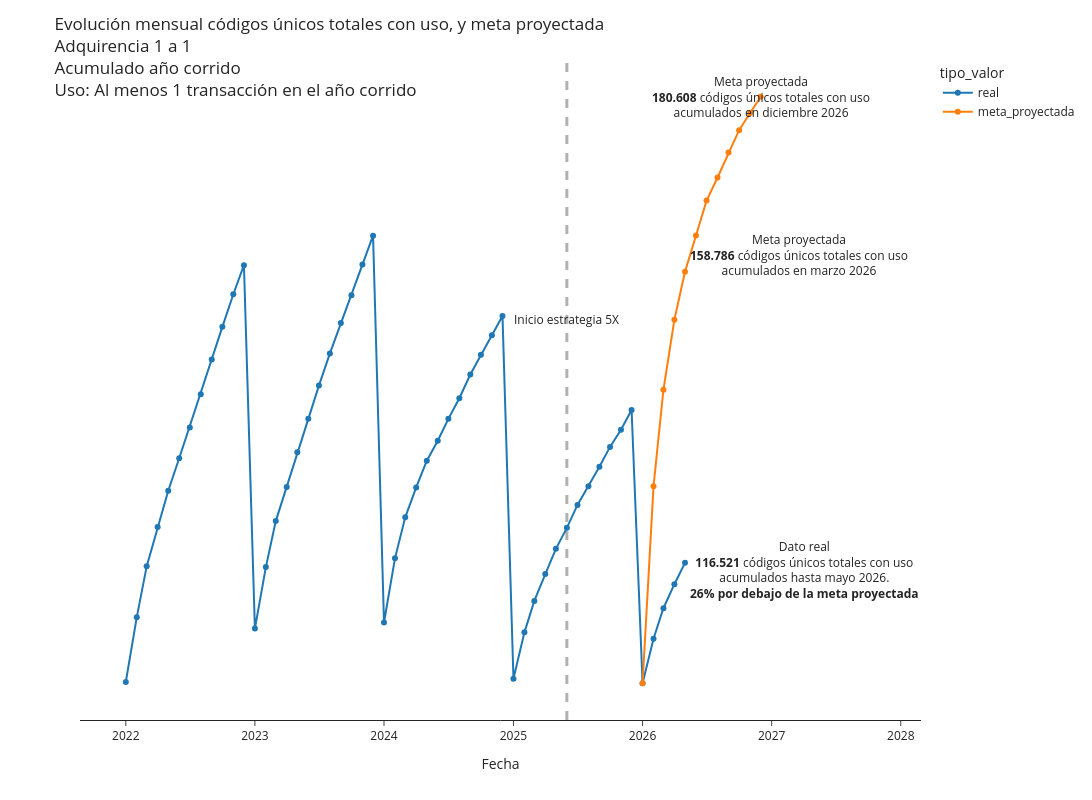

Write notebook code for a chart like this one.
### Code cell
fig = px.line(df_plot, x="fecha", y="valor", color='tipo_valor',markers=True, template='simple_white', width=1600, height=800)
fig.add_vline(x='2025-06-01', line_width=3, line_dash="dash")
fig.update_layout(
    title={
        'text': 'Evolución mensual códigos únicos totales con uso, y meta proyectada<br>Adquirencia 1 a 1<br>Acumulado año corrido<br>Uso: Al menos 1 transacción en el año corrido',
        'xanchor': 'left',
        'yanchor': 'top'},
    xaxis=dict(
            title=dict(
                text="Fecha"
            )),
    yaxis=dict(
            title=dict(
                text="Número de códigos únicos totales con uso<br>acumulados año corrido<br>adquirencia 1 a 1"
            ))
)
fig.update_yaxes(visible=False)
fig.add_annotation(x='2025-06-01', y=150000,
            text="Inicio estrategia 5X",
            showarrow=False,
            arrowhead=1)

fig.add_annotation(x='2026-12-01', y=180608,
            text="Meta proyectada<br><b>180.608</b> códigos únicos totales con uso<br>acumulados en diciembre 2026",
            showarrow=False,
            xanchor='auto')
fig.add_annotation(x='2026-05-01', y=158786,
            text="Meta proyectada<br><b>158.786</b> códigos únicos totales con uso<br>acumulados en marzo 2026",
            showarrow=False,
            xanchor='left',
            xshift=3)
fig.add_annotation(x='2026-05-01', y=115521,
            text="Dato real<br><b>116.521</b> códigos únicos totales con uso<br>acumulados hasta mayo 2026.<br><b>26% por debajo de la meta proyectada</b>",
            showarrow=False,
            xanchor='left',
            xshift=3)

fig.show()

### Figure 1 — Plotly figure (JSON) as saved in the notebook; plotly's stock layout.template omitted (floating-point values rounded to 4 significant figures)
{"data": [{"hovertemplate": "tipo_valor=real<br>fecha=%{x}<br>valor=%{y}<extra></extra>", "legendgroup": "real", "line": {"color": "#1F77B4", "dash": "solid"}, "marker": {"symbol": "circle"}, "mode": "lines+markers", "name": "real", "orientation": "v", "showlegend": true, "type": "scatter", "x": ["2026-05-01T00:00:00", "2026-04-01T00:00:00", "2026-03-01T00:00:00", "2026-02-01T00:00:00", "2026-01-01T00:00:00", "2025-12-01T00:00:00", "2025-11-01T00:00:00", "2025-10-01T00:00:00", "2025-09-01T00:00:00", "2025-08-01T00:00:00", "2025-07-01T00:00:00", "2025-06-01T00:00:00", "2025-05-01T00:00:00", "2025-04-01T00:00:00", "2025-03-01T00:00:00", "2025-02-01T00:00:00", "2025-01-01T00:00:00", "2024-12-01T00:00:00", "2024-11-01T00:00:00", "2024-10-01T00:00:00", "2024-09-01T00:00:00", "2024-08-01T00:00:00", "2024-07-01T00:00:00", "2024-06-01T00:00:00", "2024-05-01T00:00:00", "2024-04-01T00:00:00", "2024-03-01T00:00:00", "2024-02-01T00:00:00", "2024-01-01T00:00:00", "2023-12-01T00:00:00", "2023-11-01T00:00:00", "2023-10-01T00:00:00", "2023-09-01T00:00:00", "2023-08-01T00:00:00", "2023-07-01T00:00:00", "2023-06-01T00:00:00", "2023-05-01T00:00:00", "2023-04-01T00:00:00", "2023-03-01T00:00:00", "2023-02-01T00:00:00", "2023-01-01T00:00:00", "2022-12-01T00:00:00", "2022-11-01T00:00:00", "2022-10-01T00:00:00", "2022-09-01T00:00:00", "2022-08-01T00:00:00", "2022-07-01T00:00:00", "2022-06-01T00:00:00", "2022-05-01T00:00:00", "2022-04-01T00:00:00", "2022-03-01T00:00:00", "2022-02-01T00:00:00", "2022-01-01T00:00:00"], "xaxis": "x", "y": [116521, 113583, 110281, 106088, 99964, 137535, 134816, 132463, 129736, 127041, 124484, 121329, 118446, 114972, 111289, 106961, 100593, 150475, 147813, 145129, 142416, 139151, 136320, 133317, 130559, 126883, 122783, 117135, 108323, 161505, 157546, 153331, 149493, 145321, 140889, 136339, 131712, 126957, 122262, 115938, 107477, 157445, 153457, 148966, 144479, 139704, 135132, 130903, 126439, 121448, 116036, 109024, 100138], "yaxis": "y"}, {"hovertemplate": "tipo_valor=meta_proyectada<br>fecha=%{x}<br>valor=%{y}<extra></extra>", "legendgroup": "meta_proyectada", "line": {"color": "#FF7F0E", "dash": "solid"}, "marker": {"symbol": "circle"}, "mode": "lines+markers", "name": "meta_proyectada", "orientation": "v", "showlegend": true, "type": "scatter", "x": ["2026-01-01T00:00:00", "2026-02-01T00:00:00", "2026-03-01T00:00:00", "2026-04-01T00:00:00", "2026-05-01T00:00:00", "2026-06-01T00:00:00", "2026-07-01T00:00:00", "2026-08-01T00:00:00", "2026-09-01T00:00:00", "2026-10-01T00:00:00", "2026-11-01T00:00:00", "2026-12-01T00:00:00"], "xaxis": "x", "y": [99964, 127037, 140307, 149942, 156536, 161524, 166328, 169512, 172938, 176013, 178380, 180608], "yaxis": "y"}], "layout": {"annotations": [{"arrowhead": 1, "showarrow": false, "text": "Inicio estrategia 5X", "x": "2025-06-01", "y": 150000}, {"showarrow": false, "text": "Meta proyectada<br><b>180.608</b> códigos únicos totales con uso<br>acumulados en diciembre 2026", "x": "2026-12-01", "xanchor": "auto", "y": 180608}, {"showarrow": false, "text": "Meta proyectada<br><b>158.786</b> códigos únicos totales con uso<br>acumulados en marzo 2026", "x": "2026-05-01", "xanchor": "left", "xshift": 3, "y": 158786}, {"showarrow": false, "text": "Dato real<br><b>116.521</b> códigos únicos totales con uso<br>acumulados hasta mayo 2026.<br><b>26% por debajo de la meta proyectada</b>", "x": "2026-05-01", "xanchor": "left", "xshift": 3, "y": 115521}], "height": 800, "legend": {"title": {"text": "tipo_valor"}, "tracegroupgap": 0}, "margin": {"t": 60}, "shapes": [{"line": {"dash": "dash", "width": 3}, "type": "line", "x0": "2025-06-01", "x1": "2025-06-01", "xref": "x", "y0": 0, "y1": 1, "yref": "y domain"}], "title": {"text": "Evolución mensual códigos únicos totales con uso, y meta proyectada<br>Adquirencia 1 a 1<br>Acumulado año corrido<br>Uso: Al menos 1 transacción en el año corrido", "xanchor": "left", "yanchor": "top"}, "width": 1600, "xaxis": {"anchor": "y", "domain": [0, 1], "title": {"text": "Fecha"}}, "yaxis": {"anchor": "x", "domain": [0, 1], "title": {"text": "Número de códigos únicos totales con uso<br>acumulados año corrido<br>adquirencia 1 a 1"}, "visible": false}}}
